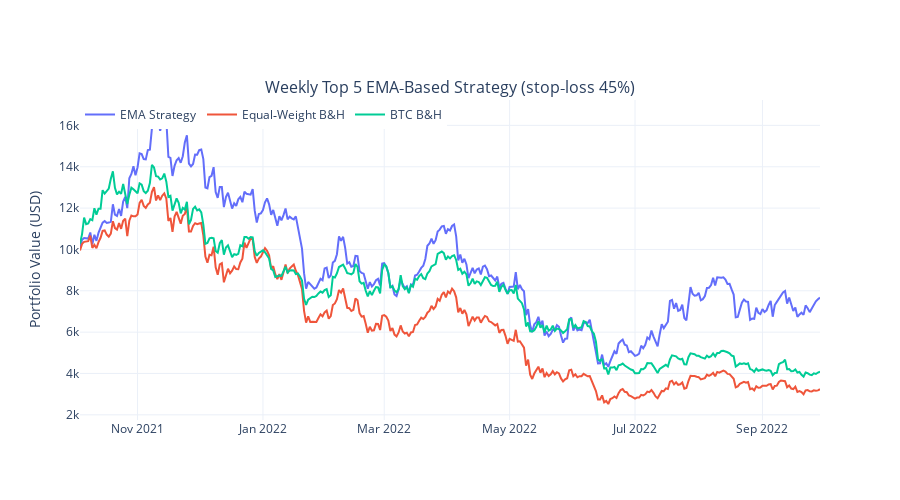

The notebook cell this image was saved under:
### Code cell
_, m = top_performers_strategy(
        crypto_data,
        lookback_period=7,
        ema_span=6,
        num_top_coins=5,
        initial_capital=10_000,
        stop_loss_pct=0.45,
        check_interval_hours=1,
        start_date="2021-01-01",
        end_date="2022-09-30",
        teste=True,
    )

### Figure 1 — Plotly figure (JSON) as saved in the notebook; plotly's stock layout.template omitted (floating-point values rounded to 4 significant figures; data arrays with more than 128 entries replaced by an {"elided": "..."} marker saying what was removed)
{"data": [{"line": {"width": 2}, "mode": "lines", "name": "EMA Strategy", "type": "scatter", "x": {"elided": "362 str values"}, "xaxis": "x", "y": {"elided": "361 float values"}, "yaxis": "y"}, {"line": {"width": 2}, "mode": "lines", "name": "Equal‑Weight B&H", "type": "scatter", "x": {"elided": "362 str values"}, "xaxis": "x", "y": {"elided": "361 float values"}, "yaxis": "y"}, {"line": {"width": 2}, "mode": "lines", "name": "BTC B&H", "type": "scatter", "x": {"elided": "362 str values"}, "xaxis": "x", "y": {"elided": "361 float values"}, "yaxis": "y"}], "layout": {"annotations": [{"font": {"size": 16}, "showarrow": false, "text": "Weekly Top 5 EMA‑Based Strategy (stop‑loss 45%)", "x": 0.5, "xanchor": "center", "xref": "paper", "y": 1, "yanchor": "bottom", "yref": "paper"}], "height": 500, "legend": {"orientation": "h", "x": 0, "y": 1}, "xaxis": {"anchor": "y", "domain": [0, 1]}, "yaxis": {"anchor": "x", "domain": [0, 1], "title": {"text": "Portfolio Value (USD)"}}}}
